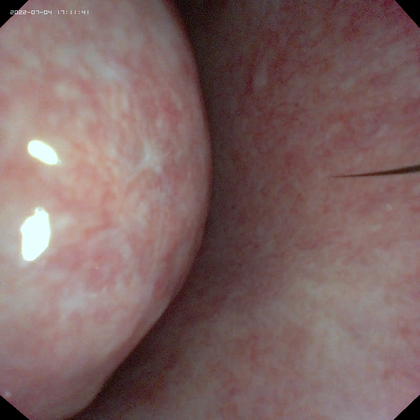
%> input picture 022.bmp, 420 x 420 px, shrunk from 800 x 800 before the run
$ octave main.m   (GNU Octave 9; MATLAB toolbox functions it lacks are replaced by stand-ins)
%> lines starting %> are read from the running program, lines starting %| are printed output that depends on the picture
### rgbEnhancement3.m
function imgRet = rgbEnhancement2(img1,img3)
img3(3,1,1)=255;
imgRet = img3(:,:,:);
[w,h,c]=size(imgRet);
for x=1:w
    for y=1:h
        data=img1(x,y);
        data=data*0.8;
        imgRet(x,y,1)= imgRet(x,y,1)-(data*2);
        imgRet(x,y,2)= imgRet(x,y,2)-(data*1);
        imgRet(x,y,3)= imgRet(x,y,3)-(data*1);

    end
end
%imgRet = imcomplement(imgRet);

end

### main.m
Im = imread('022.bmp'); %读入图片（三通道RGB图像）
%> Im is the input picture: size 420x420x3 uint8; mean R, G, B 127.1, 101.6, 100.1
%subplot(4,4,1); %此处是为了后面显示方便，在一个页面中显示$4*4$张图

GrayPic=rgb2gray(Im);
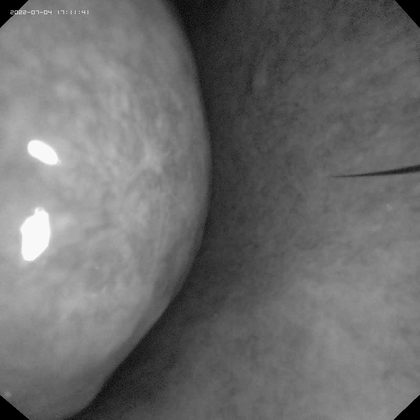
%> GrayPic: size 420x420 uint8; min 0, max 249, mean 109
R = Im(:,:,1);
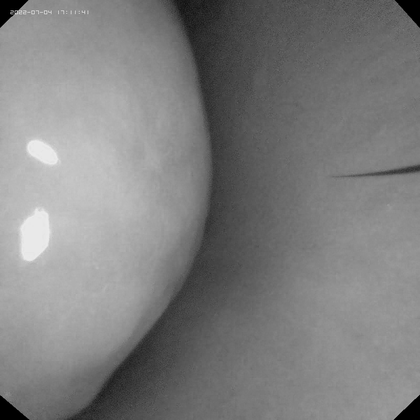
%> R: size 420x420 uint8; min 0, max 236, mean 127.1
G = Im(:,:,2);
B = Im(:,:,3);


hist_image=imhist(GrayPic);%原始图像的灰度图像的直方图
%> hist_image = 256 values, max 2116 at index 131, min 0 at index 251, mean 689.1
hist_r=imhist(R);%R部分的直方图
%> hist_r = 256 values, max 3025 at index 145, min 0 at index 7, mean 689.1
hist_g=imhist(G);%G部分的直方图
%> hist_g = 256 values, max 2082 at index 126, min 1 at index 243, mean 689.1
hist_b=imhist(B);%B部分的直方图
%> hist_b = 256 values, max 2105 at index 132, min 1 at index 231, mean 689.1


subplot(4,3,1);
imshow(Im);
title('原图');

subplot(4,3,2);
imshow(GrayPic);
title('灰度图');

subplot(4,3,3);
bar(hist_image);
title('原始图像的灰度图像的直方图')

%%R通道
subplot(4,3,4);
imshow(R);
title('R');

%%G通道
subplot(4,3,5);
imshow(G);
title('G');

%%B通道
subplot(4,3,6);
imshow(B);
title('B');

%%测试RG
rg=R-G;
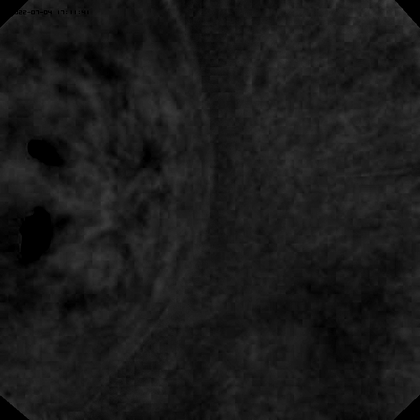
%> rg: size 420x420 uint8; min 0, max 70, mean 25.8
rg=rg;
subplot(4,3,7);
imshow(rg);
title('R-G');

%%测试RB
rb=R-B;
rb=rb;
subplot(4,3,9);
imshow(rb);
title('R-B');

%%测试RG+RB
rgrb=rg+rb;
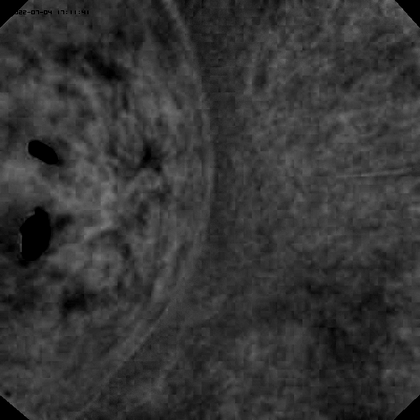
%> rgrb: size 420x420 uint8; min 0, max 124, mean 52.9
subplot(4,3,8);
imshow(rgrb);
title('RG+RB');


rgrb2double=im2double(rgrb);
rgrb2double=rgrb2double.*rgrb2double.*2;
rgrbuint8=uint8(rgrb2double*255);
subplot(4,3,10);
imshow(rgrb2double);
title('rgrb2double^2*5');


%%测试5
t6 = rgbEnhancement3(rgrb/3.5,Im);
%> after the loop in rgbEnhancement2, `for x=1:w`:
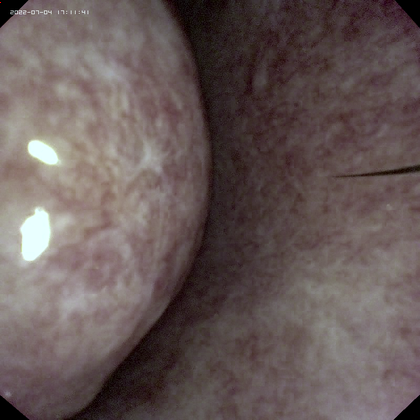
%> imgRet: size 420x420x3 uint8; mean R, G, B 102.9, 89.5, 88
subplot(4,3,11);
imshow(t6);
imwrite(t6,"t6.png")
title('增强1 线性 rgrb');


%%测试5
t7 = rgbEnhancement3(rgrbuint8,Im);
%> after the loop in rgbEnhancement2 (call 2), `for x=1:w`:
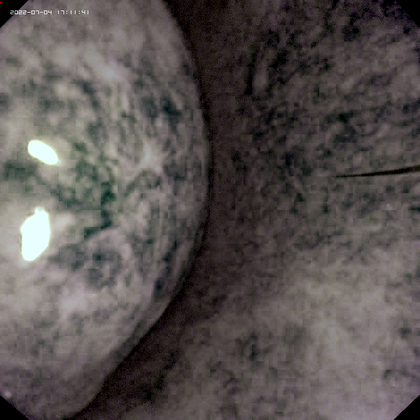
%> imgRet: size 420x420x3 uint8; mean R, G, B 88.1, 82.1, 80.7
subplot(4,3,12);
imshow(t7);
imwrite(t7,"t7.png")
title('增强2 非线性 rgrb2double^2*5');
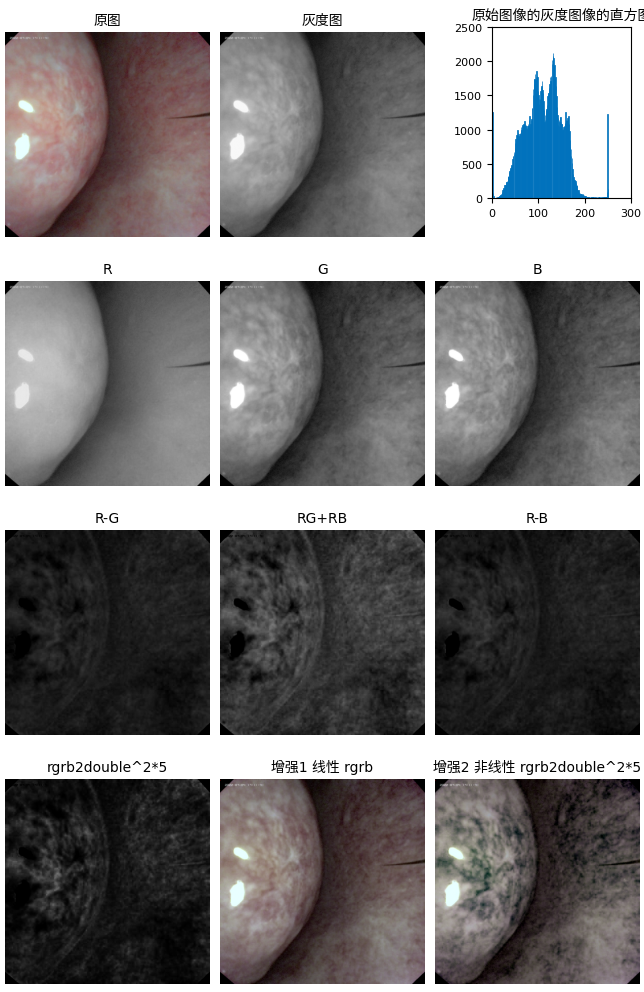
%> figure redrawn from the program's plot data, 12 panels

$ run again, with 015.bmp copied over 022.bmp
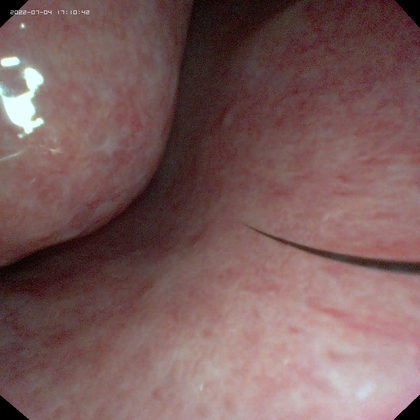
%> input picture 015.bmp, 420 x 420 px, shrunk from 800 x 800 before the run
%> Im is the input picture: size 420x420x3 uint8; mean R, G, B 123, 92.4, 91.6
%> `R = Im(:,:,1);`:
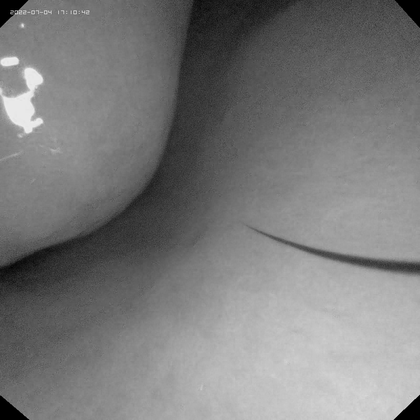
%> R: size 420x420 uint8; min 0, max 237, mean 123
%> hist_image = 256 values, max 1956 at index 99, min 0 at index 252, mean 689.1
%> hist_r = 256 values, max 2118 at index 128, min 0 at index 239, mean 689.1
%> hist_g = 256 values, max 2054 at index 102, min 2 at index 219, mean 689.1
%> hist_b = 256 values, max 2166 at index 90, min 2 at index 237, mean 689.1
%> after the loop in rgbEnhancement2 (call 2), `for x=1:w`:
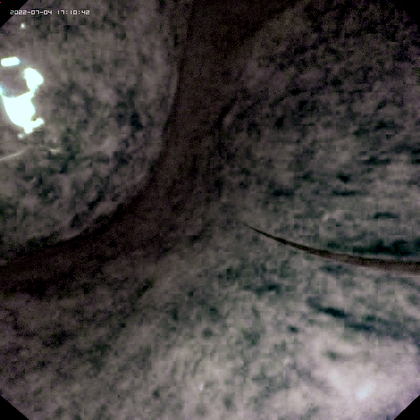
%> imgRet: size 420x420x3 uint8; mean R, G, B 69.7, 65.8, 65

$ run again, with 016.bmp copied over 022.bmp
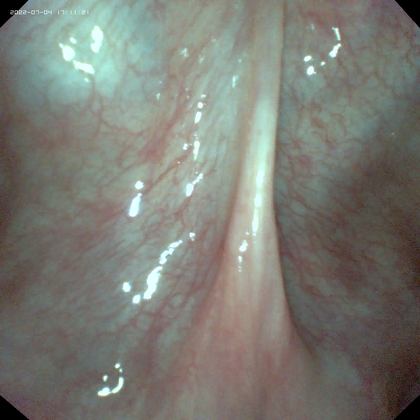
%> input picture 016.bmp, 420 x 420 px, shrunk from 800 x 800 before the run
%> Im is the input picture: size 420x420x3 uint8; mean R, G, B 123, 124.1, 116.7
%> `R = Im(:,:,1);`:
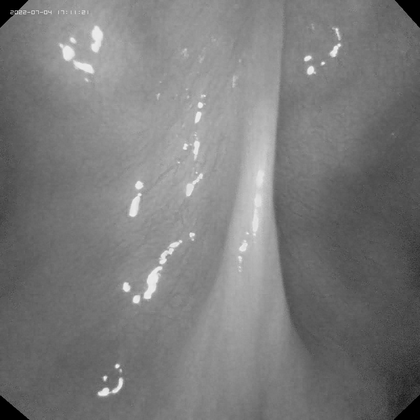
%> R: size 420x420 uint8; min 0, max 241, mean 123
%> hist_image = 256 values, max 2172 at index 107, min 0 at index 16, mean 689.1
%> hist_r = 256 values, max 2272 at index 115, min 0 at index 17, mean 689.1
%> hist_g = 256 values, max 2129 at index 105, min 1 at index 16, mean 689.1
%> hist_b = 256 values, max 2467 at index 101, min 2 at index 7, mean 689.1
%> after the loop in rgbEnhancement2, `for x=1:w`:
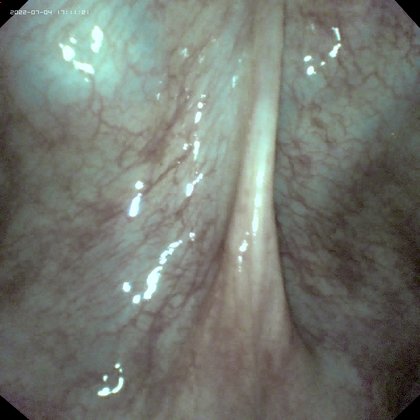
%> imgRet: size 420x420x3 uint8; mean R, G, B 116.1, 120.7, 113.3

$ run again, with 017.bmp copied over 022.bmp
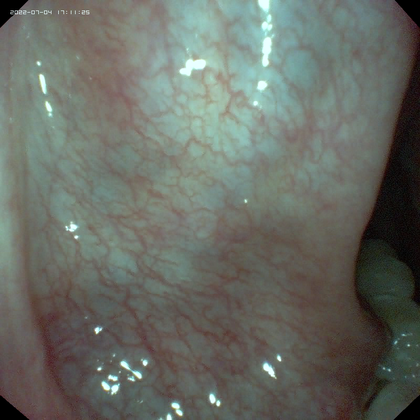
%> input picture 017.bmp, 420 x 420 px, shrunk from 800 x 800 before the run
%> Im is the input picture: size 420x420x3 uint8; mean R, G, B 104, 108.3, 100.8
%> hist_image = 256 values, max 2702 at index 124, min 0 at index 253, mean 689.1
%> hist_r = 256 values, max 3938 at index 94, min 0 at index 245, mean 689.1
%> hist_g = 256 values, max 2295 at index 129, min 8 at index 223, mean 689.1
%> hist_b = 256 values, max 2512 at index 113, min 5 at index 217, mean 689.1
%> after the loop in rgbEnhancement2 (call 2), `for x=1:w`:
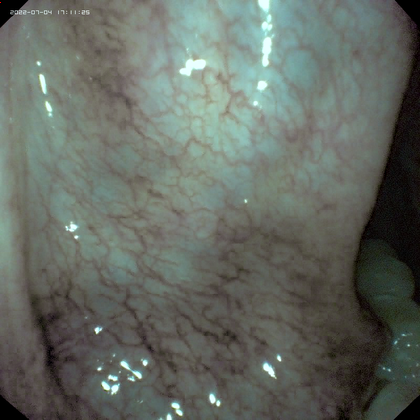
%> imgRet: size 420x420x3 uint8; mean R, G, B 100.2, 106.4, 98.9
